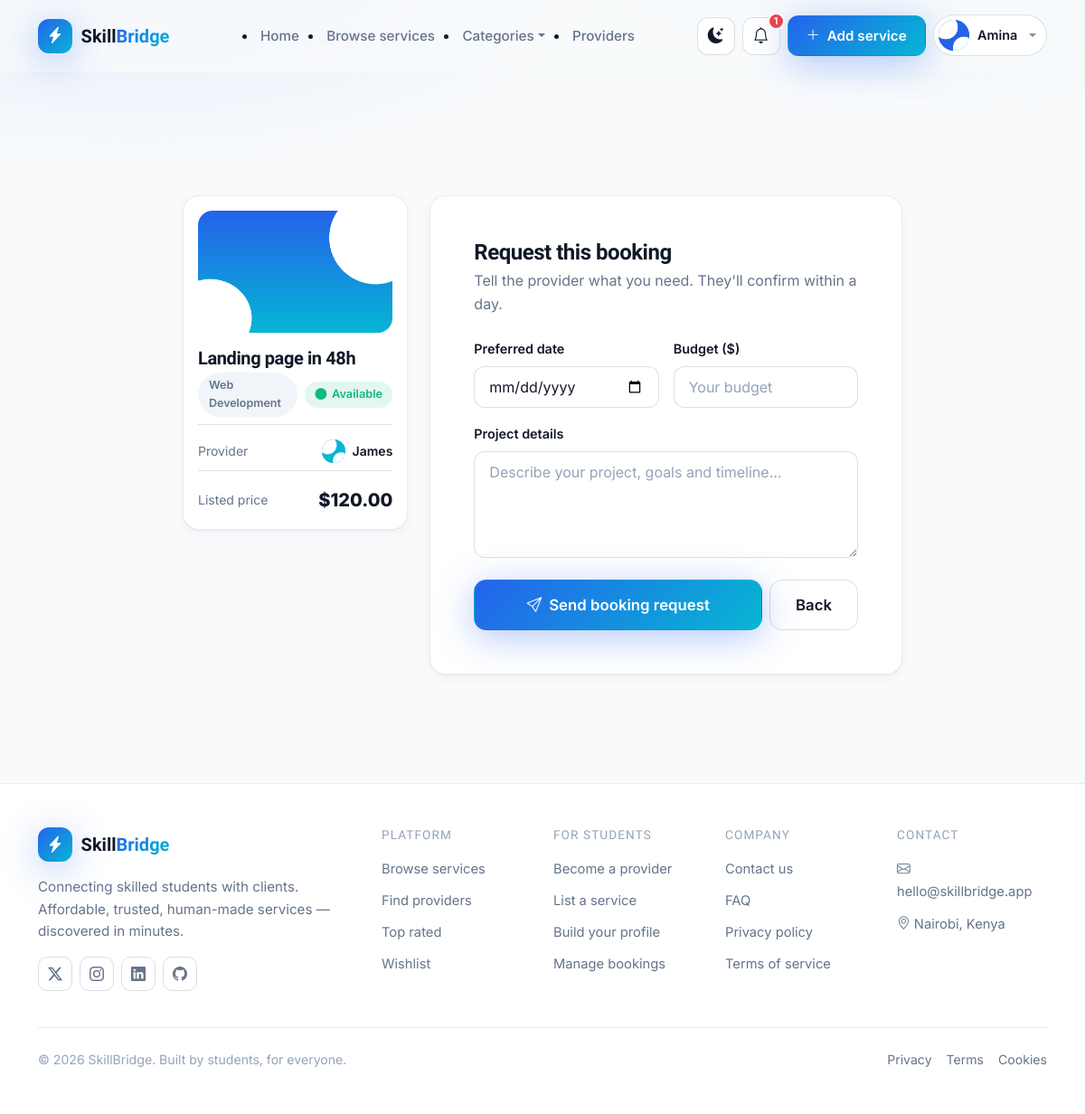
The page /bookings/new/2/ (signed in) on the database its author committed.
### accounts/models.py (models this page shows, shortened)
class User(AbstractUser):
    class Role(models.TextChoices):
        STUDENT = 'student', 'Student / Provider'
        CLIENT = 'client', 'Client'
    role = models.CharField(max_length=20, choices=Role.choices, default=Role.CLIENT)
    phone = models.CharField(max_length=20, blank=True)
    bio = models.TextField(max_length=1000, blank=True)
    profile_image = models.ImageField(upload_to='profiles/', blank=True, null=True)
    occupation = models.CharField(max_length=120, blank=True)
    location = models.CharField(max_length=120, blank=True)
    website = models.URLField(blank=True)
    skills = models.ManyToManyField('services.Category', related_name='providers', blank=True)
    is_provider_approved = models.BooleanField(
        default=False,
        help_text='Approved by admin before a student can publish services.',
    )
    created_at = models.DateTimeField(auto_now_add=True)
    updated_at = models.DateTimeField(auto_now=True)
    @property
    def is_student(self):
        return self.role == self.Role.STUDENT
    def unread_notifications(self):
        return self.notifications.filter(is_read=False).count()

### services/models.py (models this page shows, shortened)
class Service(models.Model):
    class Availability(models.TextChoices):
        AVAILABLE = 'available', 'Available'
        BUSY = 'busy', 'Busy'
        LIMITED = 'limited', 'Limited slots'
    title = models.CharField(max_length=160)
    description = models.TextField(max_length=3000)
    category = models.ForeignKey(Category, on_delete=models.SET_NULL, null=True, related_name='services')
    price = models.DecimalField(max_digits=10, decimal_places=2)
    image = models.ImageField(upload_to='services/', blank=True, null=True)
    availability = models.CharField(
        max_length=20, choices=Availability.choices, default=Availability.AVAILABLE
    )
    provider = models.ForeignKey(
        settings.AUTH_USER_MODEL, on_delete=models.CASCADE, related_name='services'
    )
    is_approved = models.BooleanField(
        default=True,
        help_text='Admin approval gate; false hides the listing.',
    )
    created_at = models.DateTimeField(auto_now_add=True)
    updated_at = models.DateTimeField(auto_now=True)
    class Meta:
        ordering = ['-created_at']

class Category(models.Model):
    name = models.CharField(max_length=80, unique=True)
    slug = models.SlugField(max_length=100, unique=True, blank=True)
    icon = models.CharField(
        max_length=60, default='bi-box',
        help_text='Bootstrap Icons class, e.g. bi-code-slash',
    )
    description = models.CharField(max_length=200, blank=True)
    class Meta:
        verbose_name_plural = 'Categories'
        ordering = ['name']

### bookings/views.py (the view, shortened to what this page needs)
# urls.py: path('new/<int:service_pk>/', views.create_booking, name='create'),
@login_required
def create_booking(request, service_pk):
    service = get_object_or_404(Service.objects.select_related('provider'), pk=service_pk)
    if service.provider == request.user:
        messages.error(request, 'You cannot book your own service.')
        return redirect('services:detail', pk=service.pk)
    if not service.is_approved:
        messages.error(request, 'This service is not available.')
        return redirect('services:browse')
    existing = Booking.objects.filter(service=service, client=request.user, status='pending').first()
    if existing:
        messages.info(request, 'You already have a pending booking for this service.')
        return redirect('bookings:detail', pk=existing.pk)
    form = BookingForm(request.POST or None)
    return render(request, 'bookings/booking_form.html', {
        'form': form, 'service': service,
    })

### bookings/forms.py (shortened to what this page needs)
class BookingForm(forms.ModelForm):
    class Meta:
        model = Booking
        fields = ('preferred_date', 'budget', 'description')
        widgets = {
            'preferred_date': forms.DateInput(
                attrs={'type': 'date', 'class': 'form-control'},
            ),
            'budget': forms.NumberInput(attrs={
                'class': 'form-control', 'placeholder': 'Your budget', 'min': '0', 'step': '0.01',
            }),
            'description': forms.Textarea(attrs={
                'class': 'form-control', 'rows': 4,
                'placeholder': 'Describe your project, goals and timeline…',
            }),
        }

### accounts/context_processors.py (called while the page is built)
def global_context(request):
    ctx = {
        'all_categories': Category.objects.all().order_by('name'),
        'total_categories': Category.objects.count(),
    }
    if request.user.is_authenticated:
        ctx['unread_notification_count'] = request.user.unread_notifications()
    return ctx

### templates/bookings/booking_form.html (shortened to what this page needs)
{% extends 'base.html' %}
{% load static %}
{% block content %}
<section class="sb-section-sm">
  <div class="container" style="max-width:820px">
    <div class="row g-4">
      <div class="col-lg-4">
        <div class="sb-card p-3">
          {% if service.image %}
            <img src="{{ service.image.url }}" alt="{{ service.title }}" class="w-100 rounded-4 mb-3" style="aspect-ratio:16/10;object-fit:cover">
          {% else %}
            <img src="https://images.unsplash.com/photo-1498050108023-c5249f4df085?w=600&q=70" alt="{{ service.title }}" class="w-100 rounded-4 mb-3" style="aspect-ratio:16/10;object-fit:cover">
          {% endif %}
          <h5 class="fw-bold mb-1">{{ service.title }}</h5>
          <div class="d-flex align-items-center gap-2 mb-2">
            <span class="sb-chip">{{ service.category.name|default:"General" }}</span>
            <span class="sb-availability sb-availability--{{ service.availability }}"><i class="bi bi-circle-fill"></i> {{ service.get_availability_display }}</span>
          </div>
          <div class="d-flex justify-content-between align-items-center border-top pt-3">
            <div class="sb-text-muted small">Provider</div>
            <div class="d-flex align-items-center gap-2">
              {% if service.provider.profile_image %}
                <img src="{{ service.provider.profile_image.url }}" alt="" class="sb-avatar sb-avatar--sm">
              {% else %}
                <span class="sb-avatar sb-avatar--text sb-avatar--sm">{{ service.provider.first_name|default:service.provider.username|slice:":1" }}</span>
              {% endif %}
              <span class="small fw-semibold">{{ service.provider.first_name|default:service.provider.username }}</span>
            </div>
          </div>
          <div class="d-flex justify-content-between align-items-center border-top pt-3 mt-2">
            <div class="sb-text-muted small">Listed price</div>
            <div class="fw-extra fs-5">${{ service.price|floatformat:2 }}</div>
          </div>
        </div>
      </div>
      <div class="col-lg-8">
        <div class="sb-card p-4 p-lg-5">
          <h4 class="fw-bold mb-1">Request this booking</h4>
          <p class="sb-text-muted mb-4">Tell the provider what you need. They'll confirm within a day.</p>
          <form method="post" data-validate>
            <div class="row g-3 mb-3">
              <div class="col-md-6">
                <label class="sb-form-label">Preferred date</label>
                {{ form.preferred_date }}
              </div>
              <div class="col-md-6">
                <label class="sb-form-label">Budget ($)</label>
                {{ form.budget }}
              </div>
            </div>
            <div class="mb-4">
              <label class="sb-form-label">Project details</label>
              {{ form.description }}
            </div>
            <div class="d-flex gap-2">
              <button type="submit" class="sb-btn sb-btn-primary sb-btn-lg flex-fill"><i class="bi bi-send"></i> Send booking request</button>
              <a href="{% url 'services:detail' pk=service.pk %}" class="sb-btn sb-btn-ghost sb-btn-lg">Back</a>
            </div>
          </form>
        </div>
      </div>
    </div>
  </div>
</section>
{% endblock %}

### templates/includes/navbar.html (shortened to what this page needs)
{% load static %}
<nav class="sb-navbar {% if request.resolver_match.url_name == 'home' %}sb-navbar--transparent{% endif %}" id="mainNavbar">
  <div class="container">
    <div class="d-flex align-items-center justify-content-between py-3">
      <a class="sb-brand" href="{% url 'services:home' %}">
        <span class="sb-brand-mark"><i class="bi bi-lightning-charge-fill"></i></span>
        <span class="sb-brand-text">Skill<span>Bridge</span></span>
      </a>
      <ul class="sb-nav-links d-none d-lg-flex align-items-center gap-4 mb-0">
        <li><a class="{% if request.resolver_match.url_name == 'home' %}active{% endif %}" href="{% url 'services:home' %}">Home</a></li>
        <li><a class="{% if request.resolver_match.url_name == 'browse' %}active{% endif %}" href="{% url 'services:browse' %}">Browse services</a></li>
        <li class="nav-item dropdown">
          <a class="dropdown-toggle" data-bs-toggle="dropdown" href="#" role="button">Categories</a>
        </li>
        <li><a class="{% if request.resolver_match.url_name == 'providers' %}active{% endif %}" href="{% url 'services:providers' %}">Providers</a></li>
      </ul>
      <div class="d-flex align-items-center gap-2 sb-nav-actions">
        <button class="sb-icon-btn" id="themeToggle" title="Toggle dark mode" aria-label="Toggle dark mode">
        </button>
        {% if user.is_authenticated %}
          <a class="sb-icon-btn position-relative" href="{% url 'accounts:notifications' %}" title="Notifications">
            <i class="bi bi-bell"></i>
            {% if unread_notification_count %}
              <span class="sb-badge-dot">{{ unread_notification_count }}</span>
            {% endif %}
          </a>
          {% if user.is_student and user.is_provider_approved %}
            <a class="sb-btn sb-btn-primary d-none d-md-inline-flex" href="{% url 'services:create' %}">
              <i class="bi bi-plus-lg"></i> Add service
            </a>
          {% endif %}
          <div class="dropdown">
            <button class="sb-avatar-btn dropdown-toggle" data-bs-toggle="dropdown" aria-expanded="false">
              {% if user.profile_image %}
                <img src="{{ user.profile_image.url }}" alt="{{ user.username }}" class="sb-avatar">
              {% else %}
                <span class="sb-avatar sb-avatar--text">{{ user.first_name|default:user.username|slice:":1" }}</span>
              {% endif %}
              <span class="d-none d-md-inline">{{ user.first_name|default:user.username|truncatechars:12 }}</span>
            </button>
          </div>
        {% else %}
          <a class="sb-btn sb-btn-ghost d-none d-sm-inline-flex" href="{% url 'accounts:login' %}">Log in</a>
          <a class="sb-btn sb-btn-primary sb-nav-cta" href="{% url 'accounts:register' %}">Get started</a>
        {% endif %}
      </div>
    </div>
  </div>
</nav>

### rows shown on the page
User: profile_image (picture), first_name "Amina"
Service: image (picture), title "Landing page in 48h", category.name "Web Development", availability "Available", provider.profile_image (picture), provider.first_name "James", price "120.00"

### other values the page prints
{{ unread_notification_count }} "1"
